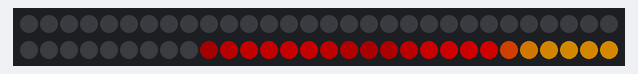
This sketch was run on a simulated Arduino Uno, built with avr-gcc and run on an emulated ATmega328P. On the bench: 60 RGB LEDs in strip order, left to right, continuing on the next row. Dim RGB values are drawn brighter than linear.

Above: at 1.16 s.
At 4.2 s:
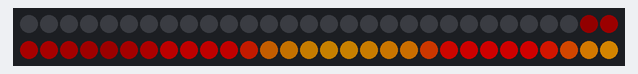
At 8.45 s:
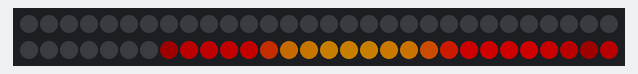
At 16.66 s:
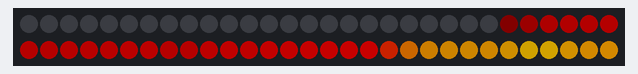
At 29.12 s:
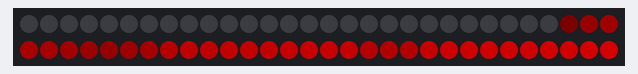
At 39.46 s:
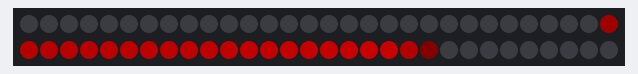

The sketch:

inoise8_fire.ino
```cpp
/* inoise8_fire
 *
 * By: Andrew Tuline
 *
 * Date: January, 2017
 *
 * This super short sketch (just two lines to the algorithm) displays fire thanks to FastLED's Perlin Noise function and Palettes.
 *
 * It needs some tweaking in order to work across a wide range of NUM_LED values, but looks pretty good at 60.
 *
 */


#include "FastLED.h"

#if FASTLED_VERSION < 3001000
#error "Requires FastLED 3.1 or later; check github for latest code."
#endif

// Fixed definitions cannot change on the fly.
#define LED_DT 12                                             // Data pin to connect to the strip.
#define LED_CK 11                                             // Clock pin for WS2801 or APA102.
#define COLOR_ORDER BGR                                       // It's GRB for WS2812 and BGR for APA102.
#define LED_TYPE APA102                                       // Using APA102, WS2812, WS2801. Don't forget to modify LEDS.addLeds to suit.
#define NUM_LEDS 60                                           // Number of LED's.

// Global variables can be changed on the fly.
uint8_t max_bright = 128;                                      // Overall brightness definition. It can be changed on the fly.

struct CRGB leds[NUM_LEDS];

CRGBPalette16 currentPalette;

uint32_t xscale = 20;                                          // How far apart they are
uint32_t yscale = 3;                                           // How fast they move
uint8_t index = 0;


void setup() {

  Serial.begin(115200);                                         // Initialize serial port for debugging.
  delay(1000);                                                 // Soft startup to ease the flow of electrons.

  LEDS.addLeds<LED_TYPE, LED_DT, LED_CK, COLOR_ORDER>(leds, NUM_LEDS);  // Use this for WS2801 or APA102
//  LEDS.addLeds<LED_TYPE, LED_DT, COLOR_ORDER>(leds, NUM_LEDS);  // Use this for WS2812

  FastLED.setBrightness(max_bright);

  set_max_power_in_volts_and_milliamps(5, 500);                // FastLED Power management set at 5V, 500mA.

  currentPalette = CRGBPalette16(
                                   CRGB::Black, CRGB::Black, CRGB::Black, CHSV(0, 255,4),
                                   CHSV(0, 255, 8), CRGB::Red, CRGB::Red, CRGB::Red,
                                   CRGB::DarkOrange,CRGB::Orange, CRGB::Orange, CRGB::Orange,
                                   CRGB::Yellow, CRGB::Yellow, CRGB::Gray, CRGB::Gray);
} // setup()


void loop() {

  inoise8_fire();                                               // I am the god of hell fire and I bring you . . .
  FastLED.show();

} // loop()


void inoise8_fire() {

  for(int i = 0; i < NUM_LEDS; i++) {
    index = inoise8(i*xscale,millis()*yscale*NUM_LEDS/255);                                           // X location is constant, but we move along the Y at the rate of millis()
    leds[i] = ColorFromPalette(currentPalette, min(i*(index)>>6, 255), i*255/NUM_LEDS, LINEARBLEND);  // With that value, look up the 8 bit colour palette value and assign it to the current LED.
  }                                                                                                   // The higher the value of i => the higher up the palette index (see palette definition).
                                                                                                      // Also, the higher the value of i => the brighter the LED.
} // inoise8_fire()
```
